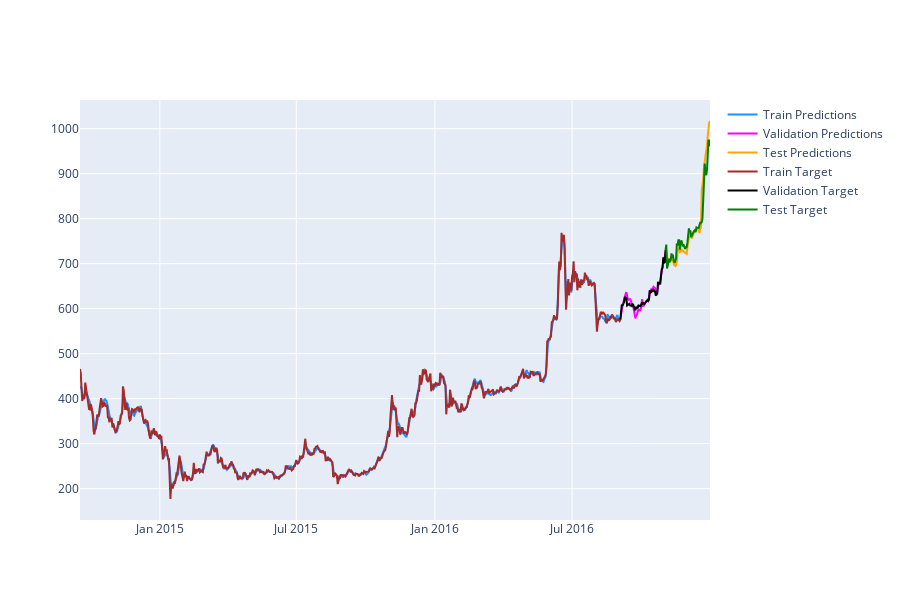

Here is the notebook cell this chart was saved with:
### Code cell
# Training loop
for epoch_indx in range(MAX_EPOCH):
    mModel.train()
    train_preds = mModel.forward(X_train_tensor)

    # Compute the training loss and store it
    loss = mLoss(train_preds, y_train_tensor)
    train_losses_list.append(loss.item())
    
    # Print the training loss every 100 epochs
    if epoch_indx % 100 == 0:
        print(f"Epoch {epoch_indx:4d}: Train Loss: {loss.item():.8f}", end=" ")

    # Perform backpropagation and update the model's parameters
    mOptimizer.zero_grad()
    loss.backward()
    mOptimizer.step()

    # Validation
    with torch.no_grad():
        mModel.eval()
        val_preds = mModel.forward(X_val_tensor)
        val_loss = mLoss(val_preds, y_val_tensor)
        val_losses_list.append(val_loss.item())

        # Print the validation loss and update the best model
        if epoch_indx % 100 == 0:
            min_val_loss_index = np.argmin(np.asarray(val_losses_list))
            min_val_loss = np.min(np.asarray(val_losses_list))
            print(f"Val Loss: {val_loss.item():.8f}, Min Val Loss is at Epoch: {min_val_loss_index:4d}, : {min_val_loss:.8f}")    
        
        if min_val_loss > val_loss.item():
            min_val_loss = val_loss.item()
            best_model = copy.deepcopy(mModel)

# Plot the training and validation losses
plt.plot(train_losses_list)
plt.plot(val_losses_list)
plt.show()

# Perform predictions using the best model on train, validation, and test sets
with torch.no_grad():
    train_preds = best_model.forward(X_train_tensor).numpy() * 1000
    train_preds = pd.DataFrame(train_preds, index=X_train.index)
    
    val_preds = best_model.forward(X_val_tensor).numpy() * 1000
    val_preds = pd.DataFrame(val_preds, index=X_val.index)
    
    test_preds = best_model.forward(X_test_tensor).numpy() * 1000
    test_preds = pd.DataFrame(test_preds, index=x_test.index)

# Calculate RMSE for train and test sets
train_rmse = np.sqrt(mean_squared_error(Y_train, train_preds))
valid_rmse = np.sqrt(mean_squared_error(y_val, val_preds))
test_rmse = np.sqrt(mean_squared_error(y_test, test_preds))

# Calculate R2 score for train and test sets
train_r2 = r2_score(Y_train, train_preds)
valid_r2 = r2_score(y_val, val_preds)
test_r2 = r2_score(y_test, test_preds)

# Create the plotly figure for visualization
fig = go.Figure()
fig.add_trace(
    go.Scatter(x=train_preds.index, y=train_preds[0],  name="Train Predictions", line=dict(color='dodgerblue'))
)
fig.add_trace(
    go.Scatter(x=val_preds.index, y=val_preds[0],  name="Validation Predictions", line=dict(color='magenta'))
)
fig.add_trace(
    go.Scatter(x=test_preds.index, y=test_preds[0],  name="Test Predictions", line=dict(color='orange'))
)
fig.add_trace(
    go.Scatter(x=pd.DataFrame(Y_train).index, y=pd.DataFrame(Y_train)["Open"],  name="Train Target", line=dict(color='brown'))
)
fig.add_trace(
    go.Scatter(x=pd.DataFrame(y_val).index, y=pd.DataFrame(y_val)["Open"],  name="Validation Target", line=dict(color='black'))
)
fig.add_trace(
    go.Scatter(x=pd.DataFrame(y_test).index, y=pd.DataFrame(y_test)["Open"],  name="Test Target", line=dict(color='green'))
)
fig.update_layout(height=600)
fig.show()


print("Naive Train:", naive_train)
print("Naive Valid:", naive_valid)
print("Naive Test:", naive_test)
print("---------------------------------")
print(f"Train RMSE: {train_rmse:.4f}")
print(f"Valid RMSE: {valid_rmse:.4f}")
print(f"Test RMSE: {test_rmse:.4f}")
print("---------------------------------")
print(f"Train R2 Score: {train_r2:.4f}")
print(f"Valid R2 Score: {valid_r2:.4f}")
print(f"Test R2 Score: {test_r2:.4f}")
